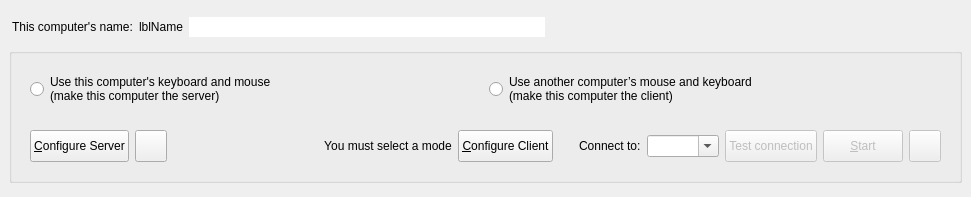
<?xml version="1.0" encoding="UTF-8"?>
<ui version="4.0">
 <class>MainWindow</class>
 <widget class="QMainWindow" name="MainWindow">
  <property name="geometry">
   <rect>
    <x>0</x>
    <y>0</y>
    <width>971</width>
    <height>197</height>
   </rect>
  </property>
  <widget class="QWidget" name="topLevelWidget">
   <property name="sizePolicy">
    <sizepolicy hsizetype="Preferred" vsizetype="Maximum">
     <horstretch>0</horstretch>
     <verstretch>0</verstretch>
    </sizepolicy>
   </property>
   <layout class="QVBoxLayout" name="_2">
    <property name="spacing">
     <number>3</number>
    </property>
    <item>
     <widget class="QWidget" name="widget" native="true">
      <property name="minimumSize">
       <size>
        <width>0</width>
        <height>28</height>
       </size>
      </property>
      <property name="maximumSize">
       <size>
        <width>16777215</width>
        <height>28</height>
       </size>
      </property>
      <layout class="QHBoxLayout" name="horizontalLayout_5">
       <property name="leftMargin">
        <number>3</number>
       </property>
       <property name="topMargin">
        <number>3</number>
       </property>
       <property name="rightMargin">
        <number>3</number>
       </property>
       <property name="bottomMargin">
        <number>3</number>
       </property>
       <item>
        <widget class="QLabel" name="labelComputerName">
         <property name="sizePolicy">
          <sizepolicy hsizetype="Maximum" vsizetype="Preferred">
           <horstretch>0</horstretch>
           <verstretch>0</verstretch>
          </sizepolicy>
         </property>
         <property name="text">
          <string>This computer's name:</string>
         </property>
        </widget>
       </item>
       <item>
        <widget class="QLabel" name="lblComputerName">
         <property name="sizePolicy">
          <sizepolicy hsizetype="Maximum" vsizetype="Preferred">
           <horstretch>0</horstretch>
           <verstretch>0</verstretch>
          </sizepolicy>
         </property>
         <property name="text">
          <string notr="true">lblName</string>
         </property>
        </widget>
       </item>
       <item>
        <widget class="QLineEdit" name="lineEditName">
         <property name="sizePolicy">
          <sizepolicy hsizetype="Expanding" vsizetype="Fixed">
           <horstretch>0</horstretch>
           <verstretch>0</verstretch>
          </sizepolicy>
         </property>
         <property name="toolTip">
          <string>&lt;html&gt;&lt;head/&gt;&lt;body&gt;&lt;p&gt;Name can't have have spaces or special characters&lt;/p&gt;&lt;p&gt;Use Enter to save the name change.&lt;/p&gt;&lt;/body&gt;&lt;/html&gt;</string>
         </property>
         <property name="maxLength">
          <number>255</number>
         </property>
         <property name="frame">
          <bool>false</bool>
         </property>
         <property name="clearButtonEnabled">
          <bool>false</bool>
         </property>
        </widget>
       </item>
       <item>
        <widget class="QPushButton" name="btnEditName">
         <property name="sizePolicy">
          <sizepolicy hsizetype="Fixed" vsizetype="Fixed">
           <horstretch>0</horstretch>
           <verstretch>0</verstretch>
          </sizepolicy>
         </property>
         <property name="toolTip">
          <string>Edit Computer Name</string>
         </property>
         <property name="icon">
          <iconset theme="document-edit"/>
         </property>
         <property name="iconSize">
          <size>
           <width>16</width>
           <height>16</height>
          </size>
         </property>
         <property name="flat">
          <bool>true</bool>
         </property>
        </widget>
       </item>
       <item>
        <spacer name="horizontalSpacer_2">
         <property name="orientation">
          <enum>Qt::Orientation::Horizontal</enum>
         </property>
         <property name="sizeHint" stdset="0">
          <size>
           <width>6</width>
           <height>20</height>
          </size>
         </property>
        </spacer>
       </item>
       <item>
        <widget class="QLabel" name="lblIpAddresses">
         <property name="sizePolicy">
          <sizepolicy hsizetype="Preferred" vsizetype="Fixed">
           <horstretch>0</horstretch>
           <verstretch>0</verstretch>
          </sizepolicy>
         </property>
        </widget>
       </item>
      </layout>
     </widget>
    </item>
    <item>
     <widget class="QGroupBox" name="groupBox">
      <property name="sizePolicy">
       <sizepolicy hsizetype="Preferred" vsizetype="Fixed">
        <horstretch>0</horstretch>
        <verstretch>0</verstretch>
       </sizepolicy>
      </property>
      <property name="title">
       <string/>
      </property>
      <layout class="QVBoxLayout" name="verticalLayout">
       <item>
        <widget class="QWidget" name="widgetModeSelection" native="true">
         <property name="sizePolicy">
          <sizepolicy hsizetype="Preferred" vsizetype="Maximum">
           <horstretch>0</horstretch>
           <verstretch>0</verstretch>
          </sizepolicy>
         </property>
         <layout class="QHBoxLayout" name="horizontalLayout">
          <item>
           <widget class="QRadioButton" name="rbModeServer">
            <property name="sizePolicy">
             <sizepolicy hsizetype="Minimum" vsizetype="Preferred">
              <horstretch>0</horstretch>
              <verstretch>0</verstretch>
             </sizepolicy>
            </property>
            <property name="text">
             <string>Use this computer's keyboard and mouse
(make this computer the server)</string>
            </property>
           </widget>
          </item>
          <item>
           <widget class="QRadioButton" name="rbModeClient">
            <property name="sizePolicy">
             <sizepolicy hsizetype="Minimum" vsizetype="Maximum">
              <horstretch>0</horstretch>
              <verstretch>0</verstretch>
             </sizepolicy>
            </property>
            <property name="text">
             <string>Use another computer’s mouse and keyboard
(make this computer the client)</string>
            </property>
           </widget>
          </item>
         </layout>
        </widget>
       </item>
       <item>
        <widget class="QWidget" name="widgetModeOptions" native="true">
         <property name="sizePolicy">
          <sizepolicy hsizetype="Preferred" vsizetype="Maximum">
           <horstretch>0</horstretch>
           <verstretch>0</verstretch>
          </sizepolicy>
         </property>
         <layout class="QHBoxLayout" name="horizontalLayout_2">
          <item>
           <widget class="QWidget" name="serverOptions" native="true">
            <property name="sizePolicy">
             <sizepolicy hsizetype="Preferred" vsizetype="Fixed">
              <horstretch>0</horstretch>
              <verstretch>0</verstretch>
             </sizepolicy>
            </property>
            <property name="minimumSize">
             <size>
              <width>0</width>
              <height>32</height>
             </size>
            </property>
            <property name="maximumSize">
             <size>
              <width>16777215</width>
              <height>32</height>
             </size>
            </property>
            <layout class="QHBoxLayout" name="horizontalLayout_4">
             <property name="leftMargin">
              <number>0</number>
             </property>
             <property name="topMargin">
              <number>0</number>
             </property>
             <property name="rightMargin">
              <number>0</number>
             </property>
             <property name="bottomMargin">
              <number>0</number>
             </property>
             <item>
              <widget class="QPushButton" name="btnConfigureServer">
               <property name="sizePolicy">
                <sizepolicy hsizetype="Maximum" vsizetype="Fixed">
                 <horstretch>0</horstretch>
                 <verstretch>0</verstretch>
                </sizepolicy>
               </property>
               <property name="minimumSize">
                <size>
                 <width>0</width>
                 <height>32</height>
                </size>
               </property>
               <property name="maximumSize">
                <size>
                 <width>16777215</width>
                 <height>32</height>
                </size>
               </property>
               <property name="text">
                <string>&amp;Configure Server</string>
               </property>
              </widget>
             </item>
             <item>
              <widget class="QPushButton" name="btnSaveServerConfig">
               <property name="sizePolicy">
                <sizepolicy hsizetype="Fixed" vsizetype="Fixed">
                 <horstretch>0</horstretch>
                 <verstretch>0</verstretch>
                </sizepolicy>
               </property>
               <property name="minimumSize">
                <size>
                 <width>32</width>
                 <height>32</height>
                </size>
               </property>
               <property name="maximumSize">
                <size>
                 <width>32</width>
                 <height>32</height>
                </size>
               </property>
               <property name="toolTip">
                <string>Export server configuration</string>
               </property>
               <property name="icon">
                <iconset theme="QIcon::ThemeIcon::DocumentSaveAs"/>
               </property>
              </widget>
             </item>
             <item>
              <spacer name="horizontalSpacer">
               <property name="orientation">
                <enum>Qt::Orientation::Horizontal</enum>
               </property>
               <property name="sizeHint" stdset="0">
                <size>
                 <width>40</width>
                 <height>5</height>
                </size>
               </property>
              </spacer>
             </item>
            </layout>
           </widget>
          </item>
          <item>
           <widget class="QLabel" name="lblNoMode">
            <property name="text">
             <string>You must select a mode</string>
            </property>
            <property name="alignment">
             <set>Qt::AlignmentFlag::AlignCenter</set>
            </property>
           </widget>
          </item>
          <item>
           <widget class="QWidget" name="clientOptions" native="true">
            <property name="sizePolicy">
             <sizepolicy hsizetype="Preferred" vsizetype="Maximum">
              <horstretch>0</horstretch>
              <verstretch>0</verstretch>
             </sizepolicy>
            </property>
            <layout class="QHBoxLayout" name="horizontalLayout_3">
             <property name="leftMargin">
              <number>0</number>
             </property>
             <property name="topMargin">
              <number>0</number>
             </property>
             <property name="rightMargin">
              <number>0</number>
             </property>
             <property name="bottomMargin">
              <number>0</number>
             </property>
             <item>
              <widget class="QPushButton" name="btnConfigureClient">
               <property name="sizePolicy">
                <sizepolicy hsizetype="Maximum" vsizetype="Fixed">
                 <horstretch>0</horstretch>
                 <verstretch>0</verstretch>
                </sizepolicy>
               </property>
               <property name="minimumSize">
                <size>
                 <width>0</width>
                 <height>32</height>
                </size>
               </property>
               <property name="maximumSize">
                <size>
                 <width>16777215</width>
                 <height>32</height>
                </size>
               </property>
               <property name="text">
                <string>&amp;Configure Client</string>
               </property>
              </widget>
             </item>
             <item>
              <spacer name="horizontalSpacer_3">
               <property name="orientation">
                <enum>Qt::Orientation::Horizontal</enum>
               </property>
               <property name="sizeType">
                <enum>QSizePolicy::Policy::Fixed</enum>
               </property>
               <property name="sizeHint" stdset="0">
                <size>
                 <width>20</width>
                 <height>5</height>
                </size>
               </property>
              </spacer>
             </item>
             <item>
              <widget class="QLabel" name="m_pLabelServerName">
               <property name="sizePolicy">
                <sizepolicy hsizetype="Preferred" vsizetype="Maximum">
                 <horstretch>0</horstretch>
                 <verstretch>0</verstretch>
                </sizepolicy>
               </property>
               <property name="text">
                <string>Connect to:</string>
               </property>
               <property name="indent">
                <number>0</number>
               </property>
              </widget>
             </item>
             <item>
              <widget class="QComboBox" name="cbHostname">
               <property name="sizePolicy">
                <sizepolicy hsizetype="Expanding" vsizetype="Fixed">
                 <horstretch>0</horstretch>
                 <verstretch>0</verstretch>
                </sizepolicy>
               </property>
               <property name="minimumSize">
                <size>
                 <width>0</width>
                 <height>0</height>
                </size>
               </property>
               <property name="toolTip">
                <string>&lt;html&gt;Hostname or IP address of the server computer.&lt;br/&gt;May contain a comma separated list: the addresses are tried in turn, the first one that answers is used. Put the one on the LAN first and the VPN address after it.&lt;/html&gt;</string>
               </property>
               <property name="editable">
                <bool>true</bool>
               </property>
               <property name="insertPolicy">
                <enum>QComboBox::NoInsert</enum>
               </property>
              </widget>
             </item>
             <item>
              <widget class="QPushButton" name="btnTestConnection">
               <property name="enabled">
                <bool>false</bool>
               </property>
               <property name="sizePolicy">
                <sizepolicy hsizetype="Maximum" vsizetype="Fixed">
                 <horstretch>0</horstretch>
                 <verstretch>0</verstretch>
                </sizepolicy>
               </property>
               <property name="minimumSize">
                <size>
                 <width>0</width>
                 <height>32</height>
                </size>
               </property>
               <property name="maximumSize">
                <size>
                 <width>16777215</width>
                 <height>32</height>
                </size>
               </property>
               <property name="toolTip">
                <string>Checks whether this computer can open a connection to each server address, and what it means when it cannot.</string>
               </property>
               <property name="text">
                <string>Test connection</string>
               </property>
              </widget>
             </item>
            </layout>
           </widget>
          </item>
          <item>
           <widget class="QWidget" name="horizontalWidget" native="true">
            <property name="sizePolicy">
             <sizepolicy hsizetype="Preferred" vsizetype="Fixed">
              <horstretch>0</horstretch>
              <verstretch>0</verstretch>
             </sizepolicy>
            </property>
            <property name="minimumSize">
             <size>
              <width>0</width>
              <height>32</height>
             </size>
            </property>
            <property name="maximumSize">
             <size>
              <width>16777215</width>
              <height>32</height>
             </size>
            </property>
            <layout class="QHBoxLayout" name="horizontalLayout_6">
             <property name="leftMargin">
              <number>0</number>
             </property>
             <property name="topMargin">
              <number>0</number>
             </property>
             <property name="rightMargin">
              <number>0</number>
             </property>
             <property name="bottomMargin">
              <number>0</number>
             </property>
             <item>
              <widget class="QPushButton" name="btnToggleCore">
               <property name="enabled">
                <bool>false</bool>
               </property>
               <property name="sizePolicy">
                <sizepolicy hsizetype="Maximum" vsizetype="Fixed">
                 <horstretch>0</horstretch>
                 <verstretch>0</verstretch>
                </sizepolicy>
               </property>
               <property name="minimumSize">
                <size>
                 <width>0</width>
                 <height>32</height>
                </size>
               </property>
               <property name="maximumSize">
                <size>
                 <width>16777215</width>
                 <height>32</height>
                </size>
               </property>
               <property name="text">
                <string>&amp;Start</string>
               </property>
              </widget>
             </item>
             <item>
              <widget class="QPushButton" name="btnRestartCore">
               <property name="enabled">
                <bool>false</bool>
               </property>
               <property name="sizePolicy">
                <sizepolicy hsizetype="Fixed" vsizetype="Fixed">
                 <horstretch>0</horstretch>
                 <verstretch>0</verstretch>
                </sizepolicy>
               </property>
               <property name="minimumSize">
                <size>
                 <width>32</width>
                 <height>32</height>
                </size>
               </property>
               <property name="maximumSize">
                <size>
                 <width>32</width>
                 <height>32</height>
                </size>
               </property>
               <property name="toolTip">
                <string>Restart</string>
               </property>
               <property name="icon">
                <iconset theme="view-refresh"/>
               </property>
              </widget>
             </item>
            </layout>
           </widget>
          </item>
         </layout>
        </widget>
       </item>
      </layout>
     </widget>
    </item>
   </layout>
  </widget>
 </widget>
 <resources/>
 <connections/>
</ui>
